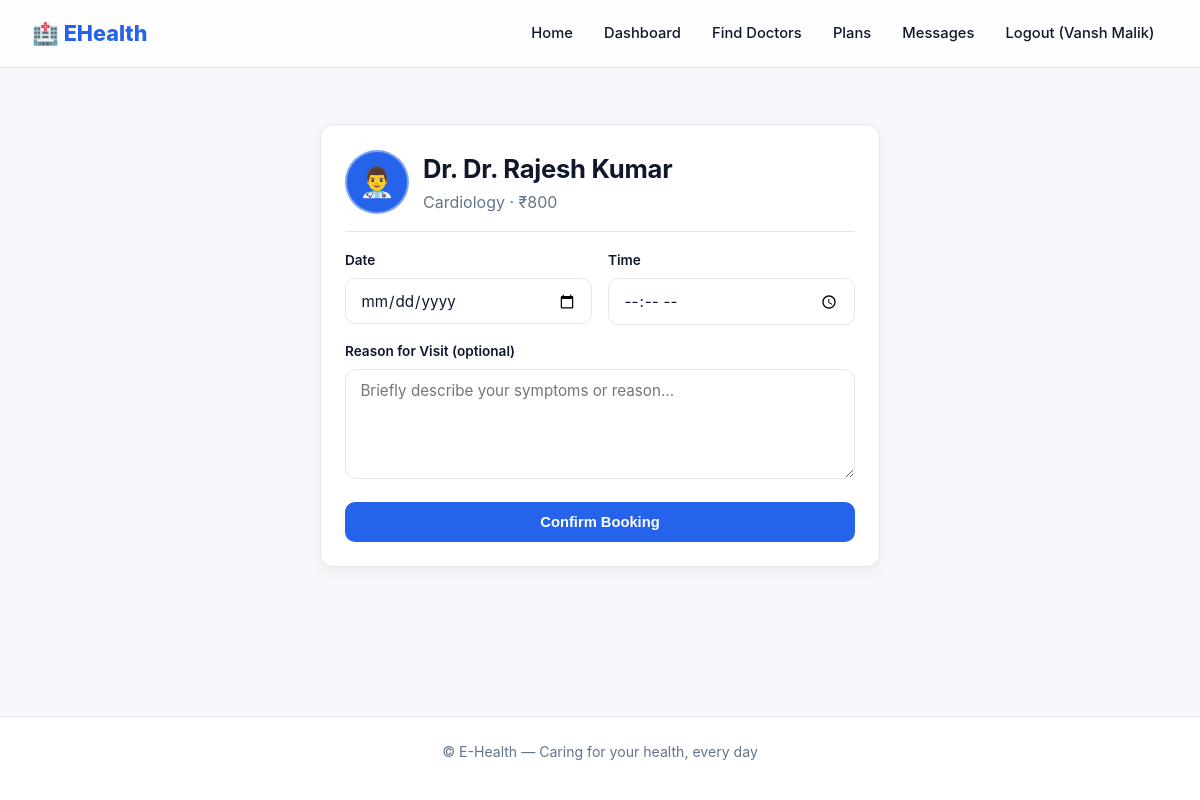
The page /patient/book/1 (signed in) on the database its author committed.
### tables this page shows
CREATE TABLE users (
        id INTEGER PRIMARY KEY AUTOINCREMENT,
        name TEXT NOT NULL,
        email TEXT UNIQUE NOT NULL,
        phone TEXT NOT NULL,
        password TEXT NOT NULL,
        role TEXT NOT NULL CHECK(role IN ('doctor','patient')),
        created_at TIMESTAMP DEFAULT CURRENT_TIMESTAMP
    );

CREATE TABLE doctor_profiles (
        id INTEGER PRIMARY KEY AUTOINCREMENT,
        user_id INTEGER UNIQUE REFERENCES users(id),
        specialization TEXT NOT NULL,
        experience INTEGER DEFAULT 0,
        fee REAL DEFAULT 500,
        bio TEXT DEFAULT '',
        available INTEGER DEFAULT 1,
        hospital TEXT DEFAULT 'EHealth Clinic',
        address TEXT DEFAULT '',
        latitude REAL DEFAULT 0.0,
        longitude REAL DEFAULT 0.0
    );

### app.py (the view, shortened to what this page needs)
@app.route("/patient/book/<int:doctor_id>", methods=["GET","POST"])
@login_required(role="patient")
def book_appointment(doctor_id):
    db = get_db()
    doctor = db.execute("""
        SELECT u.id, u.name, dp.* FROM users u
        JOIN doctor_profiles dp ON dp.user_id=u.id WHERE u.id=?
    """, (doctor_id,)).fetchone()
    if not doctor:
        flash("Doctor not found.","danger")
        return redirect(url_for("browse_doctors"))
    return render_template("book_appointment.html", doctor=doctor)

### app.py (called while the page is built)
def get_db():
    if "db" not in g:
        g.db = sqlite3.connect(DB)
        g.db.row_factory = sqlite3.Row
        g.db.execute("PRAGMA foreign_keys = ON")
    return g.db

def login_required(role=None):
    def decorator(f):
        @wraps(f)
        def wrapped(*a, **kw):
            if "user_id" not in session:
                flash("Please log in first.", "warning")
                return redirect(url_for("login"))
            if role and session.get("role") != role:
                flash("Access denied.", "danger")
                return redirect(url_for("index"))
            return f(*a, **kw)
        return wrapped
    return decorator

### templates/book_appointment.html (shortened to what this page needs)
{% extends "base.html" %}
{% block content %}
<div class="container">
  <div class="container-sm" style="margin:0 auto;max-width:600px">
    <div class="card">
      <div style="display:flex;align-items:center;gap:14px;margin-bottom:18px;padding-bottom:16px;border-bottom:1px solid var(--border)">
        <div class="doctor-avatar" style="background:var(--primary);color:#fff;margin:0">👨‍⚕️</div>
        <div>
          <h2 style="margin:0">Dr. {{ doctor.name }}</h2>
          <div style="color:var(--muted)">{{ doctor.specialization }} · ₹{{ doctor.fee|int }}</div>
        </div>
      </div>
      <form method="POST">
        <div class="form-row">
          <div class="form-group">
            <label>Date</label>
            <input type="date" name="date" required>
          </div>
          <div class="form-group">
            <label>Time</label>
            <input type="time" name="time" required>
          </div>
        </div>
        <div class="form-group">
          <label>Reason for Visit (optional)</label>
          <textarea name="reason" placeholder="Briefly describe your symptoms or reason..."></textarea>
        </div>
        <button class="btn btn-primary btn-block">Confirm Booking</button>
      </form>
    </div>
  </div>
</div>
{% endblock %}

### static/style.css (style rules this page uses)
:root { --primary:#2563eb; --primary-dark:#1d4ed8; --primary-light:#dbeafe; --accent:#10b981; --accent-dark:#059669; --warning:#f59e0b; --danger:#ef4444; --bg:#f6f8fb; --surface:#ffffff; --text:#0f172a; --text-muted:#64748b; --muted:#64748b; --border:#e5e7eb; --shadow:0 4px 14px rgba(15,23,42,.06); --shadow-lg:0 12px 32px rgba(15,23,42,.10); --radius:14px; --radius-sm:10px; --gradient:linear-gradient(135deg,#2563eb 0%,#10b981 100%); }
* { box-sizing:border-box }
html,body { margin:0;padding:0 }
body { font-family:'Inter','Segoe UI',system-ui,-apple-system,sans-serif; background:var(--bg); color:var(--text); line-height:1.6; -webkit-font-smoothing:antialiased; min-height:100vh; display:flex;flex-direction:column; }
h1,h2,h3,h4 { margin:0 0 .5rem;font-weight:700;letter-spacing:-.01em;color:var(--text) }
h2 { font-size:clamp(1.3rem,2.2vw,1.6rem) }
.container { max-width:100%;margin:0 auto;padding:1.75rem 2rem }
.container-sm { max-width:520px;margin:0 auto;padding:1.75rem 1.25rem }
.card { background:var(--surface); border:1px solid var(--border); border-radius:var(--radius); box-shadow:var(--shadow); padding:1.5rem; transition:box-shadow .25s,transform .25s; }
.btn { display:inline-flex;align-items:center;justify-content:center;gap:.4rem; padding:.7rem 1.25rem;border:1px solid transparent;border-radius:10px; font-size:.92rem;font-weight:600;cursor:pointer; text-decoration:none;transition:all .2s;line-height:1;white-space:nowrap; }
.btn-primary { background:var(--primary);color:#fff }
.btn-block { width:100% }
.form-group { margin-bottom:1rem }
.form-row { display:grid;grid-template-columns:1fr 1fr;gap:1rem }
label { display:block;font-size:.85rem;font-weight:600;color:var(--text);margin-bottom:.4rem }
input,select,textarea { width:100%;padding:.7rem .9rem;font-size:.95rem;font-family:inherit; border:1px solid var(--border);border-radius:10px;background:#fff;color:var(--text); transition:border-color .2s,box-shadow .2s; }
textarea { min-height:110px;resize:vertical }
.doctor-avatar { width:64px;height:64px;border-radius:50%;background:rgba(255,255,255,.25); display:flex;align-items:center;justify-content:center;font-size:1.8rem;margin:0 auto .5rem; border:2px solid rgba(255,255,255,.4); }
.page-main > section, .page-main > .container, .page-main > .container-sm, .page-main > .auth-portrait-wrap { width:100% }

### rows shown on the page
users: name "Dr. Rajesh Kumar"
doctor_profiles: specialization "Cardiology", fee "800"

### other values the page prints
{{ session.user_name }} "Vansh Malik"
